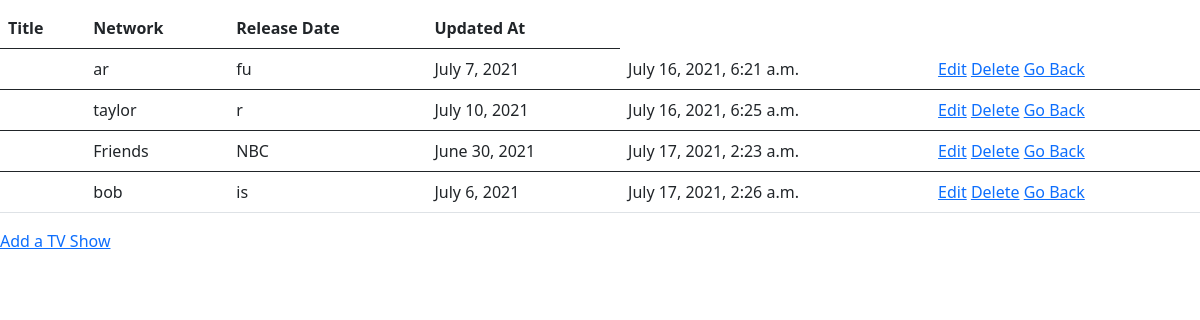
/shows, run on the app's committed database.
### tvapp/models.py (models this page shows)
class Shows(models.Model):
    title = models.CharField(max_length=100)
    network = models.CharField(max_length=25)
    date = models.DateField()
    description = models.CharField(max_length=500)
    created_at = models.DateTimeField(auto_now_add=True)
    updated_at = models.DateTimeField(auto_now=True)
    objects = ShowsManager()

### tvapp/views.py (the view)
# urls.py: path('shows', views.shows),
def shows (request):
    context = {
        'shows' : Shows.objects.all()
    }
    return render (request, 'shows.html', context)

### tvapp/templates/shows.html (shortened to what this page needs)
<!DOCTYPE html>
<html lang="en">
<head>
    <link href="https://cdn.jsdelivr.net/npm/bootstrap@5.0.2/dist/css/bootstrap.min.css" rel="stylesheet"
>
</head>
<body>
    <div class="shows">
        <table class="table">
            <thead>
                <th scope='col'>Title</th>
                <th scope='col'>Network</th>
                <th scope='col'>Release Date</th>
                <th scope='col'>Updated At</th>
            </thead>
            {% for show in shows %}
            <tbody>
                <th>
                </th>
                <td>
                    {{show.title}}
                </td>
                <td>
                    {{show.network}}
                </td>
                <td>
                    {{show.date}}
                </td>
                <td>
                    {{show.updated_at}}
                </td>
                <td>
                    <a href="/shows/{{show.id}}/edit">Edit</a>
                    <a href="/shows/{{show.id}}/destroy">Delete</a>
                    <a href="/shows">Go Back</a>
                </td>
            </tbody>
            {% endfor %}
        </table>
        <a href='/'>Add a TV Show</a>
    </div>
</body>
</html>

### data on the page
Shows: title "ar", network "fu", date "July 7, 2021", updated_at "July 16, 2021, 6:21 a.m."
Shows: title "taylor", network "r", date "July 10, 2021", updated_at "July 16, 2021, 6:25 a.m."
Shows: title "Friends", network "NBC", date "June 30, 2021", updated_at "July 17, 2021, 2:23 a.m."
Shows: title "bob", network "is", date "July 6, 2021", updated_at "July 17, 2021, 2:26 a.m."
